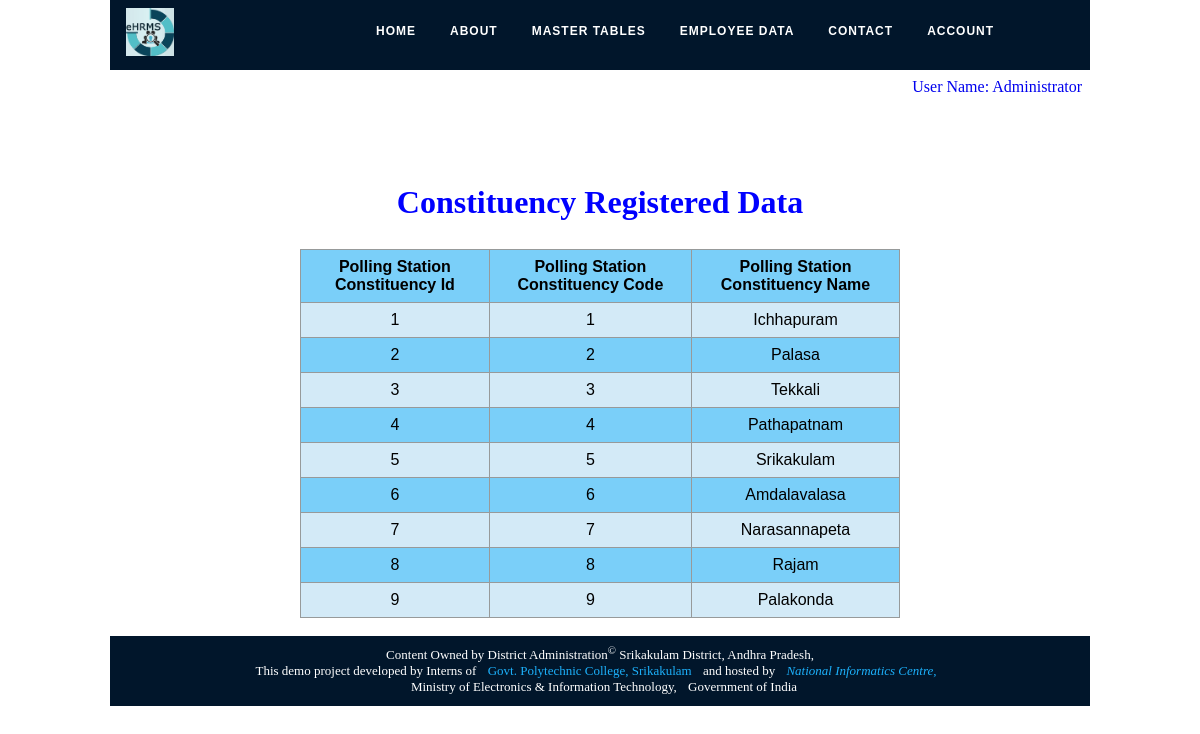
The app's page /ehrms/constituency_view.php (signed in) with its own data.
### tables this page shows
CREATE TABLE `constituency` (
  `ps_constituency_id` bigint(20) NOT NULL,
  `ps_constituency_code` int(11) NOT NULL,
  `ps_constituency_name` varchar(30) NOT NULL,
  `client_ip_address` varchar(20) NOT NULL,
  `record_creation_ts` timestamp NOT NULL DEFAULT current_timestamp(),
  `record_updation_ts` timestamp NOT NULL DEFAULT current_timestamp() ON UPDATE current_timestamp()
);

### ehrms/constituency_view.php (the view, shortened to what this page needs)
<html>
<head>
</head>
<body>
<?php include_once('include/db_connection/db_connection.php'); ?>
<?php include_once('include/php/menu.php'); ?>
<br>
<h1 class="div-class" style="color:blue">Constituency Registered Data</h1><br>
<table class="centered-table">
<tr><th>Polling Station Constituency Id</th><th>Polling Station
Constituency Code</th><th>Polling Station Constituency Name</th></tr>
<?php
$sql = "SELECT * FROM constituency ORDER BY ps_constituency_id ASC";
$result = $conn->query($sql);
if ($result->num_rows > 0) {
  while($row = $result->fetch_assoc()) {
    echo "<tr><td>".$row['ps_constituency_id']."</td><td>".$row['ps_constituency_code']."</td><td>".$row['ps_constituency_name']."</td></tr>";
  }
} else { echo "<tr><td align='center' colspan='4'>(0 Results)</td></tr>"; }
?>
</table>
<br>
<?php include_once('include/php/footer_menu.php'); ?>
</body>
</html>

### ehrms/include/php/menu.php (shortened to what this page needs)
<?php
function active($active)
{
   $current_page=basename($_SERVER['PHP_SELF']);
   $current_page =substr($current_page,0,-4);
}
if($_SESSION["election_role_code"]=="8") {include_once('include/php/admin_menu.php'); }
else if($_SESSION["election_role_code"]=='9') {include_once('include/php/admin_menu.php'); }
else if($_SESSION["election_role_code"]=='10') {include_once('include/php/admin_menu.php'); }
else if($_SESSION["election_role_code"]=='11') {include_once('include/php/admin_menu.php'); }
else if($_SESSION["election_role_code"]=='12') {include_once('include/php/admin_menu.php'); }
else {include_once('include/php/user_menu.php'); }
?>

### ehrms/include/php/admin_menu.php (shortened to what this page needs)
<?php
echo "<nav id='cssmenu'>";
echo "<div class='logo'><a href='home.php'><image src='include/img/ehrms_logo.png' width='20%'/></a></div>";
echo "<ul>";
echo "<li class='".active('home')."'><a href='home.php'>HOME</a></li>";
echo "<li class='".active('about')."'><a href='about.php'>ABOUT</a></li>";
echo "<li class='".active('division_register').active('division_view').active('division_edit').active('division_delete').active('mandal_register').active('mandal_view').active('mandal_edit').active('mandal_delete').
active('polling_station_register').active('polling_station_view').active('polling_station_edit').active('polling_station_delete').active('ps_type_register').active('ps_type_view').active('ps_type_edit').active('ps_type_delete').
active('electionrole_register').active('electionrole_view').active('electionrole_edit').active('electionrole_delete').active('office_register').active('office_view').active('office_edit').active('office_delete').
active('emp_type_register').active('emp_type_view').active('emp_type_edit').active('emp_type_delete').active('emp_office_type_register').active('emp_office_type_view').active('emp_office_type_edit').active('emp_office_type_delete').
active('gender_register').active('gender_view').active('gender_edit').active('gender_delete').active('emp_dept_register').active('emp_dept_view').active('emp_dept_edit').active('emp_dept_delete')."'><a href='#'>MASTER TABLES</a>";
echo "</li>";
echo "<li class='".active('emp_register').active('emp_view').active('emp_edit').active('emp_delete')."'><a href='#'>EMPLOYEE DATA</a>";
echo "</li>";
echo "<li class='".active('')."'><a href='contact.php'>CONTACT</a></li>";
if(isset($_SESSION["election_id"])){
echo "<li class='".active('change_password').active('logout')."'><a href='#'>ACCOUNT</a>";
echo "</li>";
}
echo "</ul>";
echo "</nav>";
echo "<nav>";
echo "<p align='right'><a href='emp_view.php'>User Name: ".$_SESSION["name"]."</a></p>";
echo "</nav>";
?>

### ehrms/include/php/footer_menu.php
<?php
echo "<nav id='cssmenu' style='position:relative; z-index:-100;'>";
echo "<div>";
echo "<p align='center' style='color:#FFFFFF; font:13px verdana;'>Content Owned by District Administration<sup>©</sup> Srikakulam District, Andhra Pradesh,<br>This demo project developed by Interns of <a href='#' style='color:#1cb0fa;'>Govt. Polytechnic College, Srikakulam</a> and hosted by <i><a href='#' style='color:#1cb0fa;'>National Informatics Centre,</a></i><br><a>Ministry of Electronics & Information Technology,</a> Government of India<br><br></p>";
echo "</div>";
echo "</nav>";
?>

### records on screen
constituency: ps_constituency_id "1", ps_constituency_code "1", ps_constituency_name "Ichhapuram"
constituency: ps_constituency_id "2", ps_constituency_code "2", ps_constituency_name "Palasa"
constituency: ps_constituency_id "3", ps_constituency_code "3", ps_constituency_name "Tekkali"
constituency: ps_constituency_id "4", ps_constituency_code "4", ps_constituency_name "Pathapatnam"
constituency: ps_constituency_id "5", ps_constituency_code "5", ps_constituency_name "Srikakulam"
constituency: ps_constituency_id "6", ps_constituency_code "6", ps_constituency_name "Amdalavalasa"
constituency: ps_constituency_id "7", ps_constituency_code "7", ps_constituency_name "Narasannapeta"
constituency: ps_constituency_id "8", ps_constituency_code "8", ps_constituency_name "Rajam"
constituency: ps_constituency_id "9", ps_constituency_code "9", ps_constituency_name "Palakonda"

### other values on screen
$_SESSION["name"] "Administrator"
